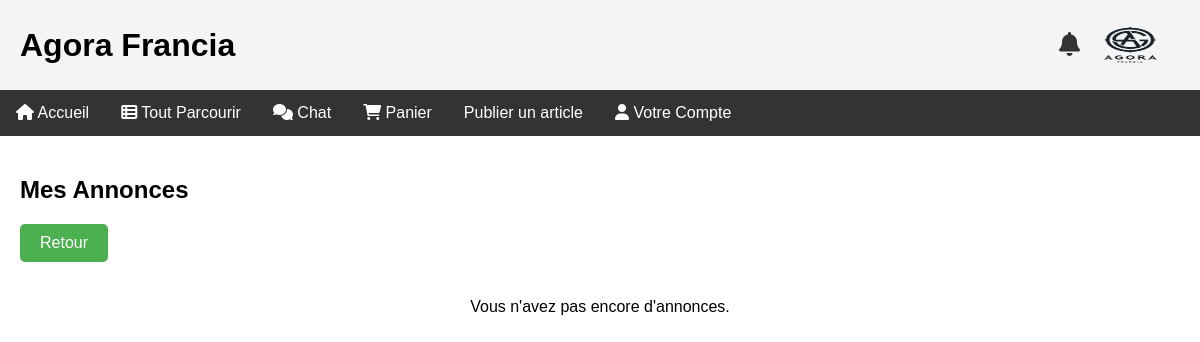
The app's page /mes-annonces.php (signed in), older data.
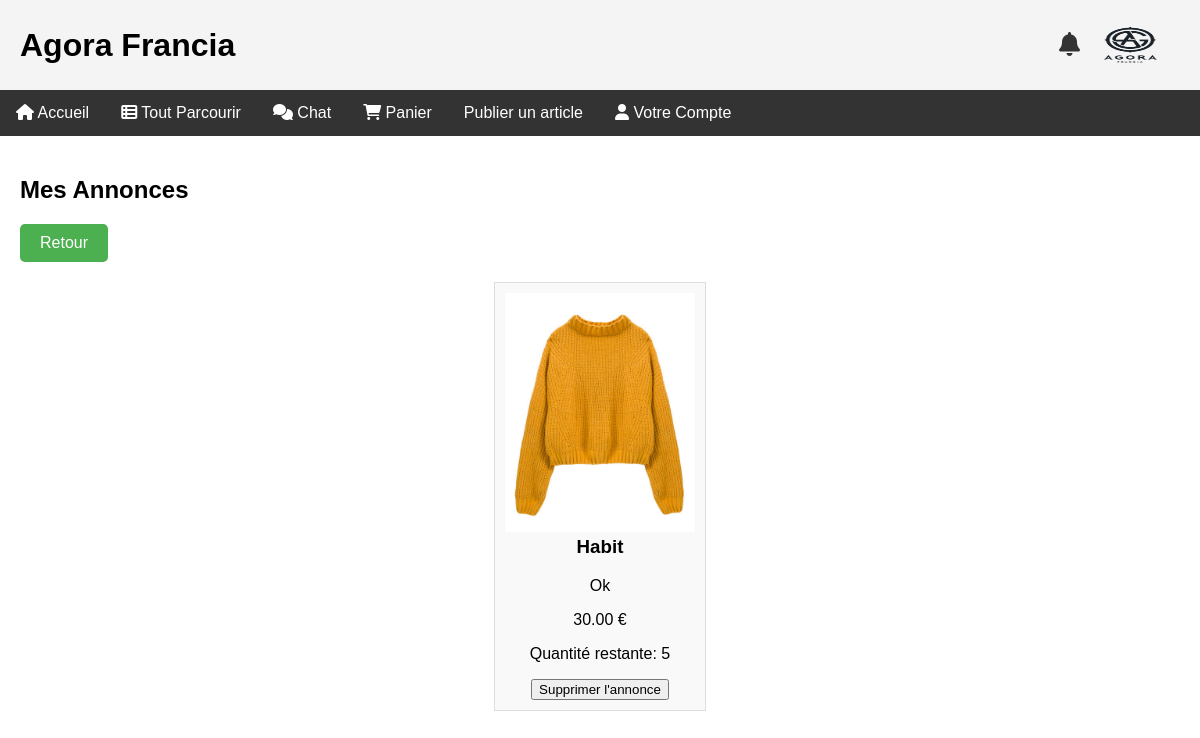
The same page, newer data.
### tables this page shows
CREATE TABLE `articles` (
  `id` int(11) NOT NULL,
  `nom` varchar(100) DEFAULT NULL,
  `description` text DEFAULT NULL,
  `categorie` enum('meubles','objets_art','accessoire_vip','materiels_scolaires') DEFAULT NULL,
  `prix` decimal(10,2) DEFAULT NULL,
  `quantite` int(11) DEFAULT NULL,
  `vendeur_id` int(11) DEFAULT NULL,
  `date_ajout` timestamp NOT NULL DEFAULT current_timestamp(),
  `type_vente` enum('immediate','negociation','enchere') DEFAULT NULL,
  `etat` enum('neuf avec etiquette','neuf sans etiquette','tres bon etat','bon etat','satisfaisant') DEFAULT NULL,
  `photo` varchar(255) DEFAULT NULL,
  `video` varchar(255) DEFAULT NULL,
  `date_fin` timestamp NOT NULL DEFAULT current_timestamp()
);

### mes-annonces.php (the view, shortened to what this page needs)
<?php
include 'db_connect.php';
$user_id = $_SESSION['user_id'];
try {
    $stmt = $pdo->prepare("SELECT id, nom, description, photo, prix, quantite FROM articles WHERE vendeur_id = ?");
    $stmt->execute([$user_id]);
    $articles = $stmt->fetchAll(PDO::FETCH_ASSOC);
} catch (PDOException $e) {
    echo "Erreur: " . $e->getMessage();
    die();
}
?>
<!DOCTYPE html>
<html lang="fr">
<head>
    <link href="style.css" rel="stylesheet" type="text/css" />
    <link rel="stylesheet" href="https://cdnjs.cloudflare.com/ajax/libs/font-awesome/6.0.0-beta3/css/all.min.css">
</head>
<body>
<div class="wrapper">
    <div class="header">
        <h1>Agora Francia</h1>
        <div class="logo-notification">
            <a href="notifications.php" class="notification-icon"><i class="fas fa-bell"></i></a>
            <img src="logo.png" width="100" height="100" alt="logoAgora">
        </div>
    </div>
    <div class="navigation">
        <a href="index.html"><i class="fas fa-home"></i> Accueil</a>
        <a href="browse.php"><i class="fas fa-th-list"></i> Tout Parcourir</a>
        <a href="chat.php"><i class="fas fa-comments"></i> Chat</a>
        <a href="cart.php"><i class="fas fa-shopping-cart"></i> Panier</a>
        <?php if (isset($_SESSION['user_id'])): ?>
            <a href="publish_article.php">Publier un article</a>
        <?php endif; ?>
        <div class="dropdown">
            <a href="#votrecompte" class="dropbtn"><i class="fas fa-user"></i> Votre Compte</a>
        </div>
    </div>
    <div class="section">
        <h2>Mes Annonces</h2>
        <a href="profile.php" class="btn-retour">Retour</a>
        <div class="articles-grid">
            <?php if (count($articles) > 0): ?>
                <?php foreach ($articles as $article): ?>
                    <?php if ($article['quantite'] > 0): ?>
                        <div class="article">
                            <img src="<?php echo htmlspecialchars($article['photo']); ?>" alt="<?php echo htmlspecialchars($article['nom']); ?>" width="200" height="200">
                            <h3><?php echo htmlspecialchars($article['nom']); ?></h3>
                            <p><?php echo htmlspecialchars($article['description']); ?></p>
                            <p><?php echo htmlspecialchars($article['prix']); ?> €</p>
                            <p>Quantité restante: <?php echo htmlspecialchars($article['quantite']); ?></p>
                            <form action="delete_article.php" method="post" onsubmit="return confirm('Êtes-vous sûr de vouloir supprimer cette annonce ?');">
                                <input type="submit" value="Supprimer l'annonce">
                            </form>
                        </div>
                    <?php endif; ?>
                <?php endforeach; ?>
            <?php else: ?>
                <p>Vous n'avez pas encore d'annonces.</p>
            <?php endif; ?>
        </div>
    </div>
</div>
</body>
</html>

Row changes from the older to the newer data that the page shows:
added articles: photo (picture), nom "Habit", description "Ok", prix "30.00", quantite "5"
Text that changed along with them:
text no longer shown: "Vous n'avez pas encore d'annonces."
